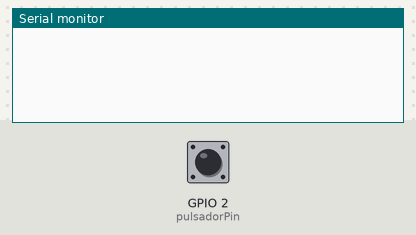
A sketch run on a simulated ESP32. Parts: the last lines printed to the serial monitor. Inputs (shaded band) come from the test bench; at power-on: GPIO 2 (pulsadorPin) HIGH.

Above: at 1.2 s.
1.3 s: GPIO 2 (pulsadorPin) pulled LOW for 0.15 s
At 2.2 s:
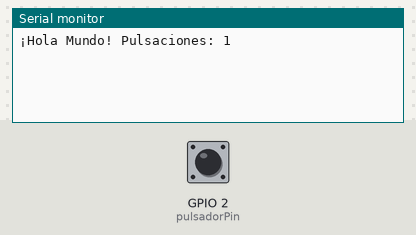
2.9 s: GPIO 2 (pulsadorPin) pulled LOW for 1 s
At 3.8 s:
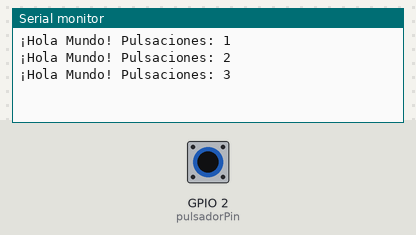
5.4 s: GPIO 2 (pulsadorPin) pulled LOW for 0.15 s
At 6.5 s:
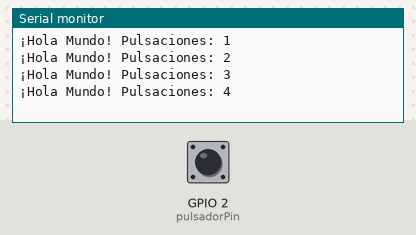
Timing chart, 0 to 8.4 s (numbered marks = the images above; inputs shaded):
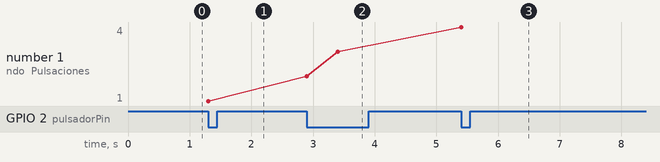

Measured:
- after the input at 1.3 s, the serial monitor: prints a new line at once (image 1)
- after the input at 2.9 s, the serial monitor: prints a new line at once (image 2)
- after the input at 5.4 s, the serial monitor: prints a new line at once (image 3)
- plotted number 1: 1 → 3 after the input at 2.9 s, 3 → 4 after the input at 5.4 s

The sketch:

sketch.ino
```cpp
// Practica 5 - Ejercicio 1
// Se realiza con un contador las cantidades de veces que se apreta el pulsador diciendo "Hola Mundo!"

const int pulsadorPin = 2;  // Pin donde está conectado el pulsador
int contadorPulsaciones = 0;

void setup() {
  Serial.begin(115200);      // Inicializar el puerto serie a 115200 baudios
  pinMode(pulsadorPin, INPUT_PULLUP); // Configurar el pin del pulsador como entrada con resistencia pull-up
}

void loop() {
  if (digitalRead(pulsadorPin) == LOW) {  // Verificar si se ha presionado el pulsador
    contadorPulsaciones++;  // Incrementar el contador de pulsaciones

    Serial.print("¡Hola Mundo! Pulsaciones: "); // Enviar el mensaje por el puerto serie
    Serial.println(contadorPulsaciones);

    delay(500);  // Esperar un momento para evitar rebotes del pulsador
  }
}
```
